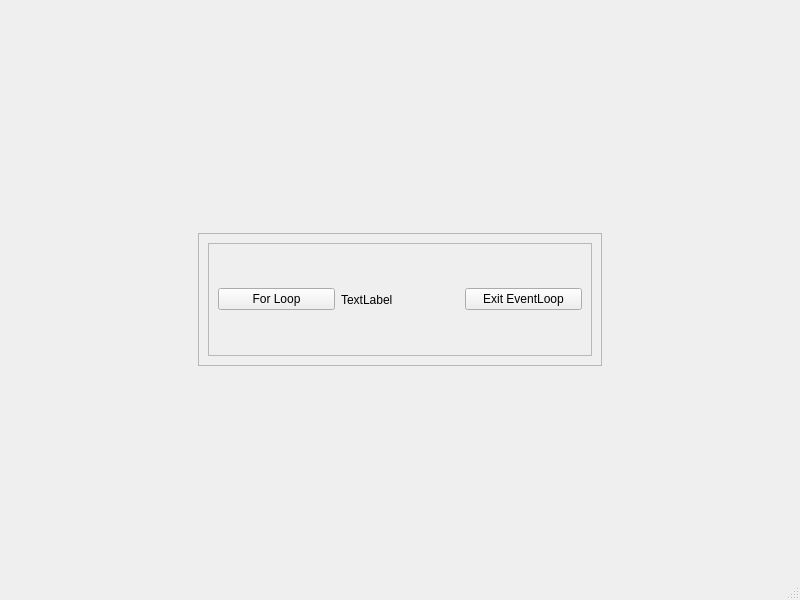
<?xml version="1.0" encoding="UTF-8"?>
<ui version="4.0">
 <class>MainWindow</class>
 <widget class="QMainWindow" name="MainWindow">
  <property name="geometry">
   <rect>
    <x>0</x>
    <y>0</y>
    <width>800</width>
    <height>600</height>
   </rect>
  </property>
  <property name="windowTitle">
   <string>MainWindow</string>
  </property>
  <widget class="QWidget" name="centralwidget">
   <widget class="QFrame" name="frame">
    <property name="geometry">
     <rect>
      <x>198</x>
      <y>233</y>
      <width>404</width>
      <height>133</height>
     </rect>
    </property>
    <property name="frameShape">
     <enum>QFrame::StyledPanel</enum>
    </property>
    <property name="frameShadow">
     <enum>QFrame::Raised</enum>
    </property>
    <layout class="QVBoxLayout" name="verticalLayout">
     <item>
      <widget class="QFrame" name="frame_2">
       <property name="frameShape">
        <enum>QFrame::StyledPanel</enum>
       </property>
       <property name="frameShadow">
        <enum>QFrame::Raised</enum>
       </property>
       <layout class="QHBoxLayout" name="horizontalLayout_2">
        <item>
         <widget class="QPushButton" name="_pb_for">
          <property name="text">
           <string>For Loop</string>
          </property>
         </widget>
        </item>
        <item>
         <widget class="QLabel" name="_l_label">
          <property name="text">
           <string>TextLabel</string>
          </property>
         </widget>
        </item>
        <item>
         <widget class="QPushButton" name="_pb_exit">
          <property name="text">
           <string>Exit EventLoop</string>
          </property>
         </widget>
        </item>
       </layout>
      </widget>
     </item>
    </layout>
   </widget>
  </widget>
  <widget class="QMenuBar" name="menubar">
   <property name="geometry">
    <rect>
     <x>0</x>
     <y>0</y>
     <width>800</width>
     <height>31</height>
    </rect>
   </property>
  </widget>
  <widget class="QStatusBar" name="statusbar"/>
 </widget>
 <resources/>
 <connections/>
</ui>
